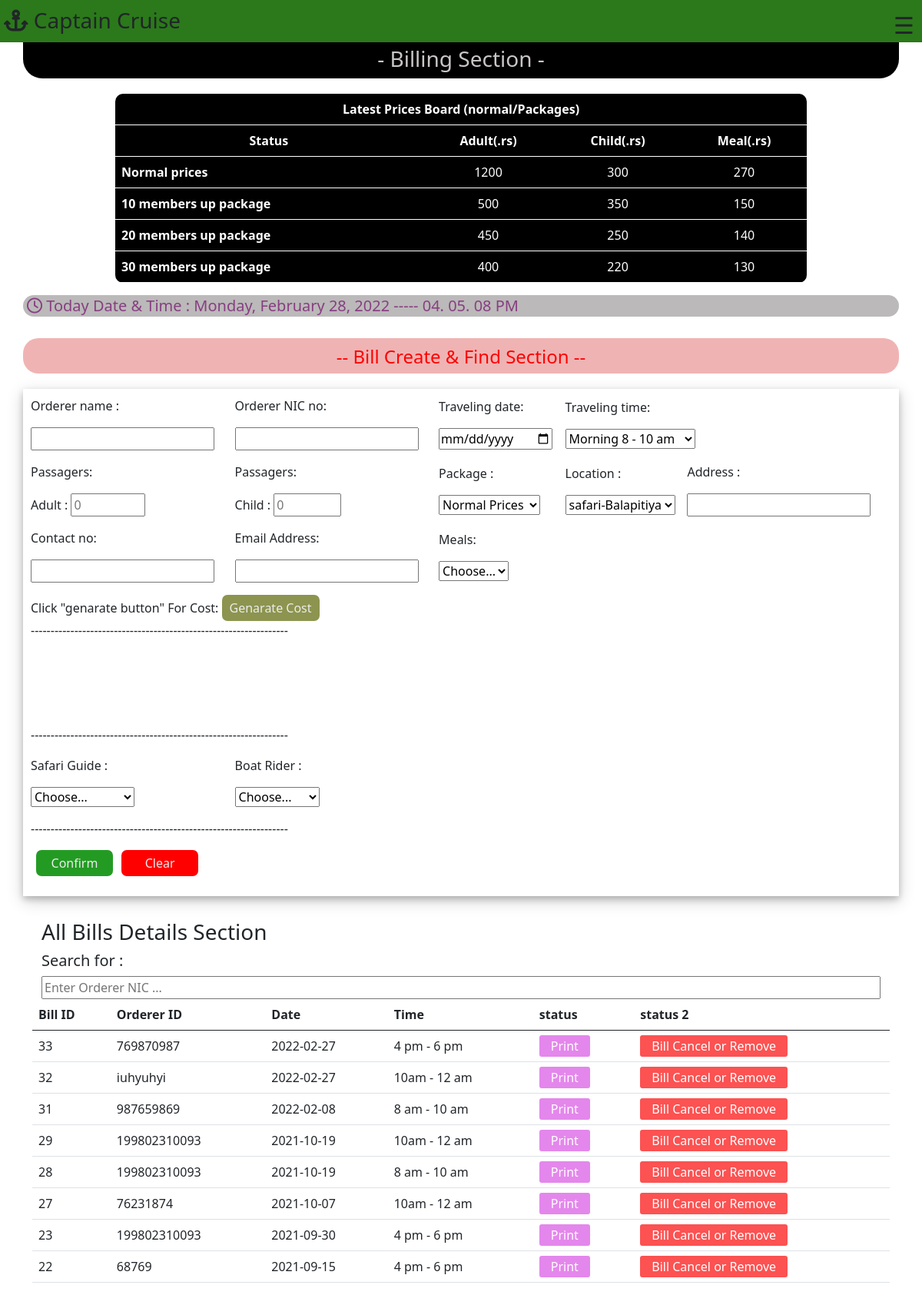
/Billing-section/billing.php, run on the app's committed database.
### tables this page shows
CREATE TABLE `prices` (
  `ID` int(11) NOT NULL,
  `Adult` varchar(50) NOT NULL,
  `child` varchar(50) NOT NULL,
  `meal` varchar(50) NOT NULL
);

CREATE TABLE `bills` (
  `bill_ID` int(40) NOT NULL,
  `Orderer_name` varchar(100) NOT NULL,
  `Orderer_ID` varchar(100) NOT NULL,
  `Booking_date` date NOT NULL,
  `Booking_time` varchar(50) NOT NULL,
  `Adult` int(50) NOT NULL,
  `Child` int(60) NOT NULL,
  `package` varchar(100) NOT NULL,
  `Location` varchar(60) NOT NULL,
  `Address` varchar(100) NOT NULL,
  `Contact_no` varchar(60) NOT NULL,
  `Email` varchar(60) NOT NULL,
  `Meals` varchar(60) NOT NULL,
  `Adult_cost` varchar(60) NOT NULL,
  `Child_cost` varchar(60) NOT NULL,
  `Meal_cost` varchar(60) NOT NULL,
  `Total_cost` varchar(60) NOT NULL,
  `Guide` varchar(100) NOT NULL,
  `Rider` varchar(100) NOT NULL,
  `Ontime` varchar(100) NOT NULL
);

### Billing-section/billing.php (the view, shortened to what this page needs)
<!DOCTYPE html>
<html lang="en">
<head>
    <link rel="stylesheet" href="./billing.css?v=<?php echo time(); ?> ">
    <link href="https://cdn.jsdelivr.net/npm/bootstrap@5.1.0/dist/css/bootstrap.min.css" rel="stylesheet">
</head>
<body onload="initClocks()">
    <div class="container">
    <div class="row fixed-top" id="row1">
            <div class="col-8" id="col1">
                <h3><i class="fas fa-anchor"></i> Captain Cruise</h3>
            </div>
            <div class="col" id="col2">
                <span style="font-size:30px;cursor:pointer" onclick="openNav()">&#9776;</span>
            </div>
        </div>
      <div class="row " id="row3">
          <h3>- Billing Section - </h3>
      </div>
      <div class="row" id="row-price">
      <table class="table" id="price-board">
      <tr >
          <th colspan="4">Latest Prices Board (normal/Packages)</th>
      </tr>
      <tr>
          <th>Status</th>
          <th>Adult(.rs)</th>
          <th>Child(.rs)</th>
          <th>Meal(.rs)</th>
      </tr>
      <tr>
          <th  id="topic-table">Normal prices </th>
          <?php
                $connection = mysqli_connect('localhost', 'root', '', 'captaincruise');
                $sql = "SELECT * FROM prices where id=1 order by ID desc";
                $result = mysqli_query($connection , $sql);
                while($row = mysqli_fetch_array($result)){
         echo" <td>".$row['Adult']."</td>";
         echo"<td >".$row['child']."</td>";
          echo"<td>".$row['meal']."</td>";
        };
        ?>
      </tr>
      <tr>
          <th id="topic-table">10 members up package </th>
          <?php
                $connection = mysqli_connect('localhost', 'root', '', 'captaincruise');
                $sql = "SELECT * FROM prices where id=2 order by ID desc";
                $result = mysqli_query($connection , $sql);
                while($row = mysqli_fetch_array($result)){
         echo" <td>".$row['Adult']."</td>";
         echo"<td>".$row['child']."</td>";
          echo"<td>".$row['meal']."</td>";
        };
        ?>
      </tr>
      <tr>
          <th id="topic-table">20 members up package </th>
          <?php
                $connection = mysqli_connect('localhost', 'root', '', 'captaincruise');
                $sql = "SELECT * FROM prices where id=3 order by ID desc";
                $result = mysqli_query($connection , $sql);
                while($row = mysqli_fetch_array($result)){
         echo" <td>".$row['Adult']."</td>";
         echo"<td>".$row['child']."</td>";
          echo"<td>".$row['meal']."</td>";
        };
        ?>
      </tr>
      <tr>
          <th id="topic-table">30 members up package </th>
          <?php
                $connection = mysqli_connect('localhost', 'root', '', 'captaincruise');
                $sql = "SELECT * FROM prices where id=4 order by ID desc";
                $result = mysqli_query($connection , $sql);
                while($row = mysqli_fetch_array($result)){
         echo" <td>".$row['Adult']."</td>";
         echo"<td>".$row['child']."</td>";
          echo"<td>".$row['meal']."</td>";
        };
        ?>
      </tr>
      </table>
      </div>
      <div class="row" id="timedate">
       <h5 id="timeanddate">
      <span id="datetimeonline"><i class="fa fa-clock-o" aria-hidden="true"></i> Today Date & Time :</span>
              <span id="dayname"></span>,
              <span id="month"></span>
              <span id="daynum"></span>,
              <span id="year"></span> -----
              <span id="hour"></span>.
              <span id="min"></span>.
              <span id="sec"> </span>
              <span id="period"></span>
              </h5>
      </div>
      <div class="row" id="row4">
          <h4> -- Bill Create & Find Section --</h4>
      </div>
      <div class="row" id="row5">
         <form action="billing.php" method="POST" enctype="multipart/form-data" id="form-menu">
         <div class="table-responsive">
                <table class="table" id="form-table">
                <tr>
                    <td id="bill-form-td">
                      <p> Orderer name :</p>
                    <p><input type="text" name="orderer" id="" required  ></p>
                    </td>
                    <td>
                    <p>Orderer NIC no:</p>
                    <p><input type="text" name="orderid" id="" required ></p>
                    </td>
                    <td>
                    <p>Traveling date:</p>
                    <p><input type="date" name="bookingdate" id="" required ></p>
                    </td>
                    <td colspan="2">
                    <p>Traveling time:</p>
                    <p> <select id="bookingtime" name="bookingtime" required >
                    <option value="8 am - 10 am">Morning 8 - 10 am</option>
                            </select></p>
                    </td>
                </tr>
                <tr>
                    <td>
                        <p>Passagers:</p>
                        <p>Adult : <input type="number"   name="adult" id="adult" required min="0" max="100" placeholder="0"></p>
                    </td>
                    <td>
                        <p>Passagers: </p>
                        <p>Child : <input type="number" name="child" id="child" min="0" max="20" placeholder="0"></p>
                    </td>
                    <td>
                        <p>Package :</p>
                        <p> <select id="package" name="package" >
                            <option value="normal">Normal Prices</option>
                            </select></p>
                    </td>
                    <td>
                        <p>Location :</p>
                        <p> <select id="location" name="location" >
                            <option value="Madu">safari-Balapitiya</option>
                            </select></p>
                    </td>
                    <td>
                        <p>Address :</p>
                        <p> <input type="text" name="Address" id=""   required></p>
                    </td>
                </tr>
                <tr>
                    <td>
                        <p>Contact no:</p>
                        <p> <input type="text" name="contact" id=""   required></p>
                    </td>
                    <td>
                        <p>Email Address:</p>
                        <p><input type="text" name="email" id=""  required></p>
                    </td>
                    <td>
                        <p>Meals:</p>
                        <p><select id="meal" name="meal" >
                            <option value="notvalue" selected>Choose...</option>
                            </select></p>
                    </td>
                </tr>
                <tr>
                    <td colspan="2">
                   Click "genarate button" For Cost: <input type="button" onclick="JavaScript:genarate()" value="Genarate Cost" id="cost-btn">
                    </td>
                </tr>
                <tr>
                    <td colspan="5">
                        <p>-----------------------------------------------------------------
                        </p>
                    </td>
                </tr>
                <tr id="count">
                    <td  id="ad"></td>
                    <td><input type="text" name="adcost" id="ad-cost"  ></td>
                </tr>
                <tr  id="count">
                    <td id="chi-pass-co"></td>
                    <td><input type="text" name="chicost" id="chi-cost"  ></td>
                </tr>
                <tr id="count">
                    <td id="pass-meal-co"><p id="pass-meal-co"></p></td>
                    <td><input type="text" name="mealcost" id="meal-cost"  ></td>
                </tr>
                <tr id="count">
                    <td id="tot-pass-cost"></td>
                    <td><input type="text" name="totalcost" id="total-cost" ></td>
                </tr>
                <tr>
                    <td colspan="5">
                    <p>-----------------------------------------------------------------
                        </p>
                    </td>
                </tr>
                <tr>
                    <td>
                        <p> Safari Guide :</p>
                        <p><select id="guide" name="guide" >
                            <option hidden>Choose...</option>
                            </select></p>
                    </td>
                    <td>
                        <p> Boat Rider :</p>
                        <p><select id="guide" name="boatrider" >
                            <option hidden>Choose...</option>
                            </select></p>
                    </td>
                </tr>
                <tr>
                    <td colspan="5">
                    <p>-----------------------------------------------------------------
                        </p>
                    </td>
                <tr>
                <td colspan="2">
                <input type="submit" name="submit" value="Confirm" id="confirm-btn"> <input type="reset" value="Clear" onclick="Clean()" id="clear-btn">
                </td>
                </tr>
                </table>
         </div>
        </form>
<div class="row" id="row6">
   <h3>All Bills Details Section</h3>
   <div class="search-container">
        <h5>Search for :</h5>
        <div class="search-bar" id="search-bar">
      <input type="text" onkeyup="search()" placeholder="Enter Orderer NIC ..." name="search" id="searchbox">
        </div>
  </div>
  <table class="table" id="Bill-table">
  <thead>
      <tr>
          <th scope="col">Bill ID</th>
          <th>Orderer ID</th>
          <th>Date</th>
          <th>Time</th>
          <th>status</th>
          <th>status 2</th>
      </tr>
      </thead>
      <tbody id="tbody">
      <?php
            $connection = mysqli_connect('localhost', 'root', '', 'captaincruise');
            $sql = "SELECT * FROM bills order by bill_ID desc";
            $result = mysqli_query($connection , $sql);
            while($row = mysqli_fetch_array($result)){
      echo'<tr>';
        echo  "<td>".$row['bill_ID']."</td>";
          echo"<td>".$row['Orderer_ID']."</td>";
          echo"<td>".$row['Booking_date']."</td>";
          echo"<td>".$row['Booking_time']."</td>";
          echo"<td><a href='../Bill-details/Bill-details.php?id=".$row['bill_ID']."' id='details-btn'>Print</a></td>";
          echo"<td> <a href='./delete.php?id=".$row['bill_ID']."' id='delete' > Bill Cancel or Remove</td>";
      echo'</tr>';
            }
      ?>
</tbody>
  </table>
     </div>
    </div>
</body>
</html>

### Billing-section/billing.css (style rules this page uses)
#row1 { padding-top: 10px; background-color: #2b791b; padding-left: 5px; padding-right: 10px; }
#col2 { text-align: right; }
#row3 { text-align: center; margin-top: 0px; background-color: black; color: #cac6c6; padding-top: 60px; border-radius: 25px; }
#row-price { margin-top: 20px; -webkit-box-pack: center; -ms-flex-pack: center; justify-content: center; }
#price-board { width: 900px; background: black; color: white; }
#price-board tr, th { text-align: center; -webkit-transition: ease-in-out 0.2s; transition: ease-in-out 0.2s; }
#topic-table { text-align: left; }
#price-board tr, td { border: none; outline: none; }
#row4 { color: red; padding-top: 10px; margin-top: 20px; text-align: center; background: #f0b3b3; border-radius: 20px; }
#row5 { padding-top: 20px; -webkit-box-pack: center; -ms-flex-pack: center; justify-content: center; grid-gap: 30px; }
#form-table td { border: none; margin: 0px; padding: 0px; vertical-align: middle; }
#delete { background: #fc5252; padding: 3px 15px; color: white; outline: none; border: none; border-radius: 3px; text-decoration: none; }
#timedate { color: #883e82; }
#timeanddate { background: #bbb9b9; padding: 2px 5px; border-radius: 14px; }
#confirm-btn { background-color: #239b23; padding: 5px 10px; color: #ececec; outline: none; border: none; border-radius: 7px; cursor: pointer; margin-left: 7px; width: 100px; }
#clear-btn { background-color: red; margin-left: 7px; padding: 5px 10px; color: #ececec; outline: none; border: none; border-radius: 7px; cursor: pointer; width: 100px; }
#cost-btn { background-color: rgba(137, 145, 73, 0.966); padding: 5px 10px; color: #ececec; outline: none; border: none; border-radius: 7px; cursor: pointer; }
#count { line-height: 15px; }
#count td { padding: 0px; }
table { background-color: white; border-radius: 10px; }
#total-cost { color: red; }
#ad-cost, #chi-cost, #meal-cost, #total-cost { outline: none; background-color: white; border: none; }
#form-menu { padding: 10px; -webkit-box-shadow: 0 4px 8px 0 rgba(0, 0, 0, 0.2), 0 6px 20px 0 rgba(0, 0, 0, 0.19); box-shadow: 0 4px 8px 0 rgba(0, 0, 0, 0.2), 0 6px 20px 0 rgba(0, 0, 0, 0.19); }
#details-btn { padding: 3px 15px; background-color: #e487ec; color: white; outline: none; border: none; border-radius: 3px; text-decoration: none; }
#search-bar { text-align: right; }
#searchbox { width: 100%; }
#tbody { overflow: hidden; }

### data on the page
prices: Adult "1200", child "300", meal "270"
prices: Adult "500", child "350", meal "150"
prices: Adult "450", child "250", meal "140"
prices: Adult "400", child "220", meal "130"
bills: bill_ID "33", Orderer_ID "769870987", Booking_date "2022-02-27", Booking_time "4 pm - 6 pm"
bills: bill_ID "32", Orderer_ID "iuhyuhyi", Booking_date "2022-02-27", Booking_time "10am - 12 am"
bills: bill_ID "31", Orderer_ID "987659869", Booking_date "2022-02-08", Booking_time "8 am - 10 am"
bills: bill_ID "29", Orderer_ID "199802310093", Booking_date "2021-10-19", Booking_time "10am - 12 am"
bills: bill_ID "28", Orderer_ID "199802310093", Booking_date "2021-10-19", Booking_time "8 am - 10 am"
bills: bill_ID "27", Orderer_ID "76231874", Booking_date "2021-10-07", Booking_time "10am - 12 am"
bills: bill_ID "23", Orderer_ID "199802310093", Booking_date "2021-09-30", Booking_time "4 pm - 6 pm"
bills: bill_ID "22", Orderer_ID "68769", Booking_date "2021-09-15", Booking_time "4 pm - 6 pm"
